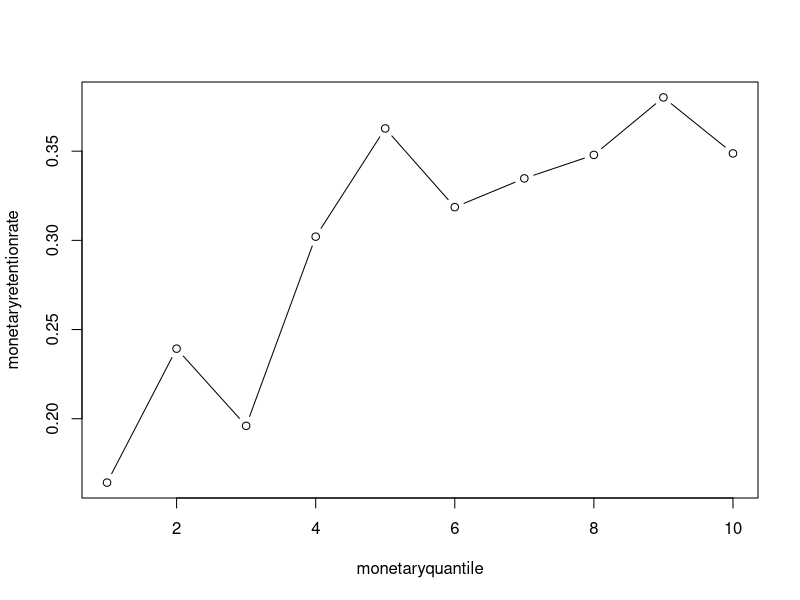
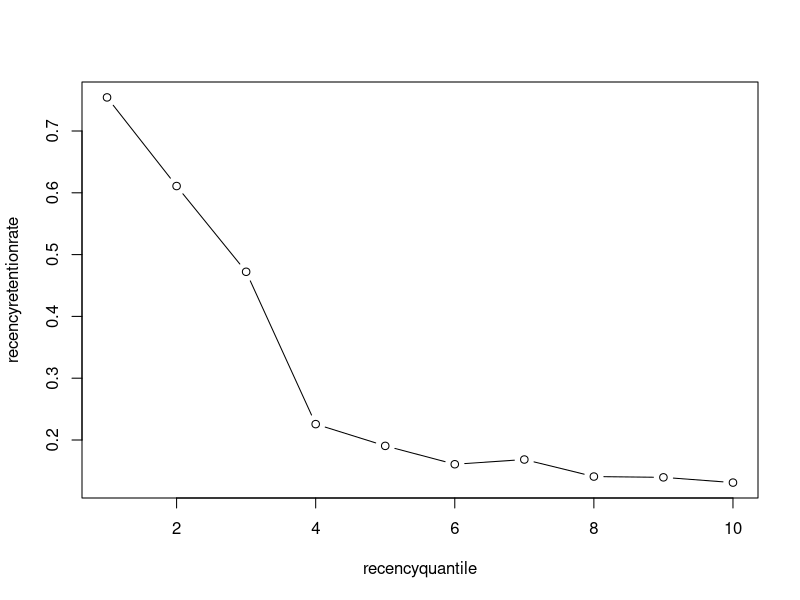
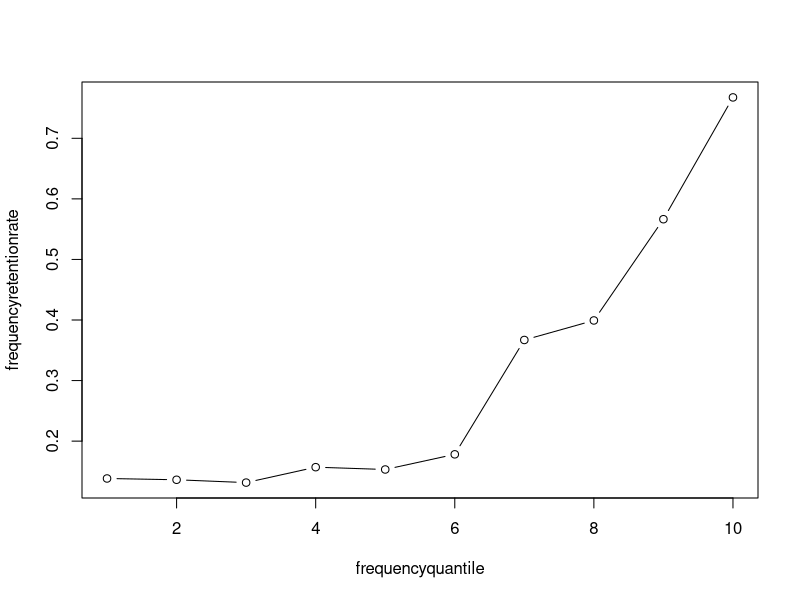
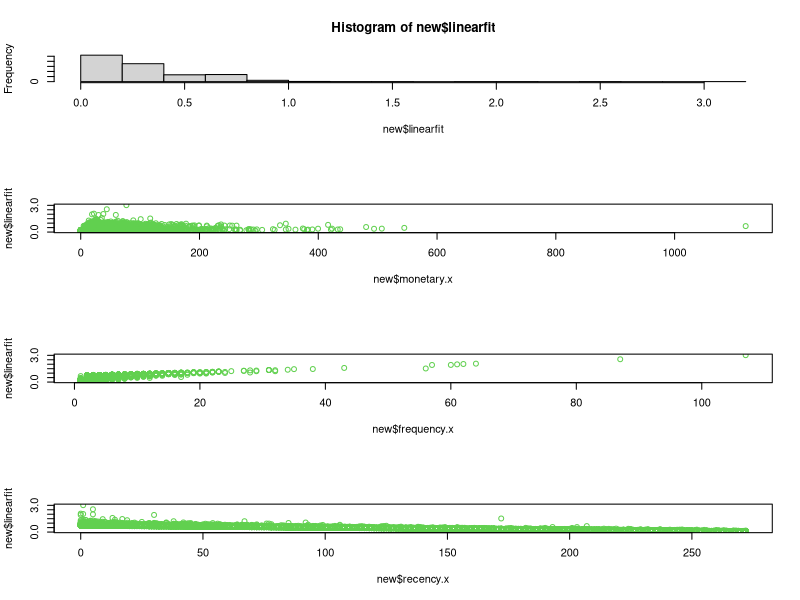
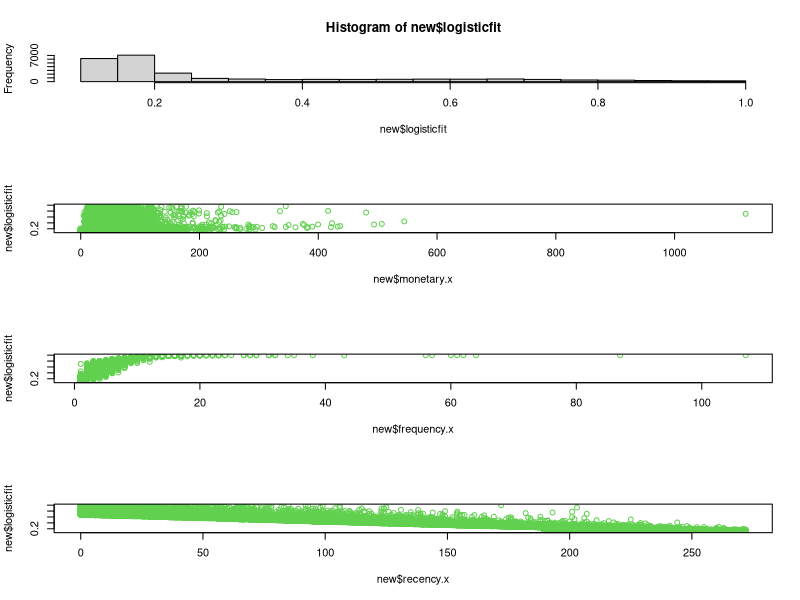
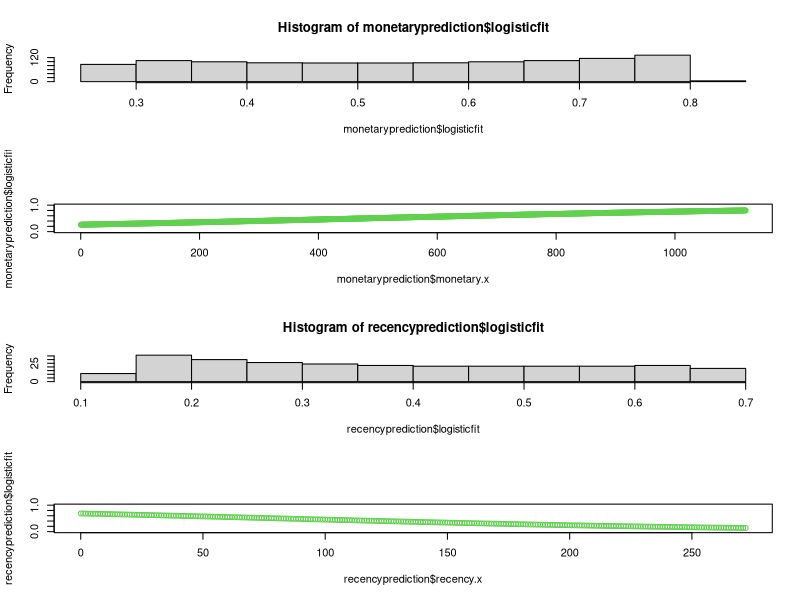
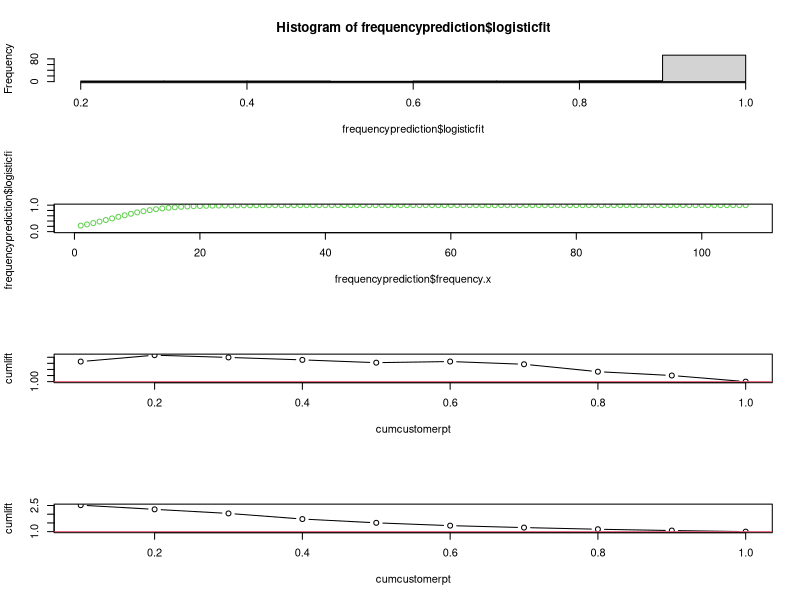
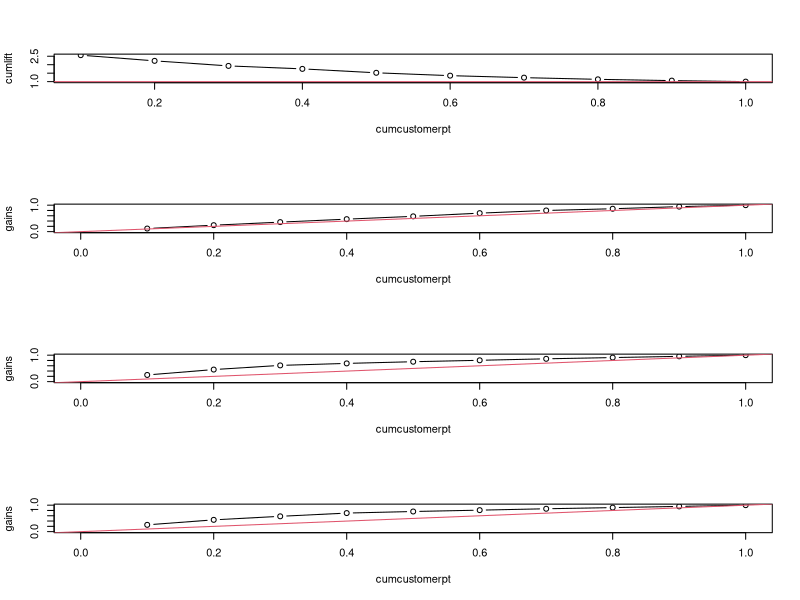

Write R code to recreate these figures, in order.

#set working directory
library(data.table)
#install.packages("dplyr")
library(dplyr)

#load transaction data and retention data
CDNow<-fread("cdnow_students_transaction.csv")

str(CDNow)

#specify date format for dat column
CDNow$DATE<-as.Date(CDNow$DATE,format="%m/%d/%y")
CDNow[, DATE:=as.Date(DATE,format="%m/%d/%y")]
str(CDNow)
table(is.na(CDNow))

#split the data into calibration and validation samples at 9/30/97
date.cutoff<-as.Date(c("1997-09-30"))
CDNow.calibration<-CDNow[CDNow$DATE<=date.cutoff,]
CDNow.validation<-CDNow[CDNow$DATE>date.cutoff,]

# create new data frames that aggregate info at per ID level
# monetary = average spend
# frequency = number of separate orders
# lastpurchase = date of most recent purchase
# numcds = average number of CDs ordered
new.calibration <- CDNow.calibration[,list(monetary=mean(DOLLARS),
                                           frequency=length(DOLLARS),
                                           lastpurchase=as.Date(max(DATE)),
                                           recency=as.numeric(max(CDNow.calibration$DATE)-max(DATE)),
                                           numcds=sum(CDS)),
                                     by=c("ID")]
new.validation <- CDNow.validation[,list(monetary=mean(DOLLARS),
                                           frequency=length(DOLLARS),
                                           lastpurchase=as.Date(max(DATE)),
                                           recency=as.numeric(max(CDNow.validation$DATE)-max(DATE)),
                                           numcds=sum(CDS)),
                                     by=c("ID")]


#Merge calibration and validation samples into wide format where NAs in the validation indicate not being retained
new<-merge(new.calibration, new.validation, by = c("ID"), all.x = TRUE)
                                
#creates another column which returns a 1 if customer purchases in the validation period, 0 otherwise
new[,retained:=as.numeric(!is.na(new$monetary.y))]



# decile analysis
new[, monetaryquantile:=ntile(monetary.x,10)]
new[, recencyquantile:=ntile(recency.x,10)]
new[, frequencyquantile:=ntile(frequency.x,10)]
new[, table(monetaryquantile)]
new[, table(recencyquantile)]
new[, table(frequencyquantile)]

decileplot_monetary <- new[, list(monetaryquantile,monetaryretentionrate=mean(retained)),by=monetaryquantile]
decileplot_recency <- new[, list(recencyquantile,recencyretentionrate=mean(retained)),by=recencyquantile]
decileplot_frequency <- new[, list(frequencyquantile,frequencyretentionrate=mean(retained)),by=frequencyquantile]


decileplot_monetary[order(monetaryquantile),plot(monetaryquantile,monetaryretentionrate,type="b")]
decileplot_recency[order(recencyquantile),plot(recencyquantile,recencyretentionrate,type="b")]
decileplot_frequency[order(frequencyquantile),plot(frequencyquantile,frequencyretentionrate,type="b")]



#Linear regression
new.linearfit <-lm(retained ~ recency.x + frequency.x + monetary.x, data=new)
summary(new.linearfit)
new[, linearfit:=predict(new.linearfit, type="response")]

par(mfrow=c(4,1))
hist(new$linearfit)
plot(new$monetary.x,new$linearfit,col=3);#abline(lm(linearfit~monetary.x,data=new),col=2);
plot(new$frequency.x,new$linearfit,col=3);#abline(lm(linearfit~frequency.x,data=new),col=2);
plot(new$recency.x,new$linearfit,col=3);#abline(lm(linearfit~recency.x,data=new),col=2);


#monetaryprediction = expand.grid(recency.x=mean(new$recency.x),
#                                 frequency.x=mean(new$frequency.x),
#                                 monetary.x=seq(min(new$monetary.x),max(new$monetary.x)))
#monetaryprediction$linearfit <- predict(new.linearfit, monetaryprediction,type="response")
#hist(monetaryprediction$linearfit)
#plot(monetaryprediction$monetary.x,monetaryprediction$linearfit,col=3);#abline(lm(linearfit~monetary.x,data=new),col=2);


#logistic regression
new.logisticfit <- glm(retained ~ recency.x + frequency.x + monetary.x, data=new, family =binomial(link = "logit"))
summary(new.logisticfit)
new[, logisticfit:=predict(new.logisticfit, type="response")]

par(mfrow=c(4,1))
hist(new$logisticfit)
plot(new$monetary.x,new$logisticfit,col=3)
plot(new$frequency.x,new$logisticfit,col=3)
plot(new$recency.x,new$logisticfit,col=3)

monetaryprediction = expand.grid(recency.x=mean(new$recency.x),
                                 frequency.x=mean(new$frequency.x),
                                 monetary.x=seq(min(new$monetary.x),max(new$monetary.x)))
monetaryprediction$logisticfit <- predict(new.logisticfit, monetaryprediction,type="response")
hist(monetaryprediction$logisticfit)
plot(monetaryprediction$monetary.x,monetaryprediction$logisticfit,col=3,ylim=c(0,1))


recencyprediction = expand.grid(recency.x=seq(min(new$recency.x),max(new$recency.x)),
                                 frequency.x=mean(new$frequency.x),
                                 monetary.x=mean(new$monetary.x))
recencyprediction$logisticfit <- predict(new.logisticfit, recencyprediction,type="response")
hist(recencyprediction$logisticfit)
plot(recencyprediction$recency.x,recencyprediction$logisticfit,col=3,ylim=c(0,1))


frequencyprediction = expand.grid(recency.x=mean(new$recency.x),
                                frequency.x=seq(min(new$frequency.x),max(new$frequency.x)),
                                monetary.x=mean(new$monetary.x))
frequencyprediction$logisticfit <- predict(new.logisticfit, frequencyprediction,type="response")
hist(frequencyprediction$logisticfit)
plot(frequencyprediction$frequency.x,frequencyprediction$logisticfit,col=3,ylim=c(0,1))



# cumulative lift chart 
new[, monetaryquantile:=ntile(monetary.x,10)]
new[, recencyquantile:=ntile(recency.x,10)]
new[, frequencyquantile:=ntile(frequency.x,10)]
new[, table(monetaryquantile)]
new[, table(recencyquantile)]
new[, table(frequencyquantile)]

# by monetary dimension
cumlift_monetary <- new[, list(monetaryquantile,retained=sum(retained),n=length(retained)),by=monetaryquantile]
setorder(cumlift_monetary,-monetaryquantile)
cumlift_monetary[,cumlift:=(cumsum(retained)/cumsum(n))/(sum(retained)/sum(n))]
cumlift_monetary[,cumcustomerpt:=cumsum(n)/sum(n)]
cumlift_monetary[,plot(cumcustomerpt,cumlift,type="b")]
abline(h=1,col=2)

# by recency dimension
cumlift_recency <- new[, list(recencyquantile,retained=sum(retained),n=length(retained)),by=recencyquantile]
setorder(cumlift_recency,recencyquantile)
cumlift_recency[,cumlift:=(cumsum(retained)/cumsum(n))/(sum(retained)/sum(n))]
cumlift_recency[,cumcustomerpt:=cumsum(n)/sum(n)]
cumlift_recency[,plot(cumcustomerpt,cumlift,type="b")]
abline(h=1,col=2)

# by frequency dimension
cumlift_frequency <- new[, list(frequencyquantile,retained=sum(retained),n=length(retained)),by=frequencyquantile]
setorder(cumlift_frequency,-frequencyquantile)
cumlift_frequency[,cumlift:=(cumsum(retained)/cumsum(n))/(sum(retained)/sum(n))]
cumlift_frequency[,cumcustomerpt:=cumsum(n)/sum(n)]
cumlift_frequency[,plot(cumcustomerpt,cumlift,type="b")]
abline(h=1,col=2)


# gain chart
# by monetary dimension
gains_monetary <- new[, list(monetaryquantile,retained=sum(retained),n=length(retained)),by=monetaryquantile]
setorder(gains_monetary,-monetaryquantile)
gains_monetary[,gains:=cumsum(retained)/sum(retained)]
gains_monetary[,cumcustomerpt:=cumsum(n)/sum(n)]
gains_monetary[,plot(cumcustomerpt,gains,type="b",ylim=c(0,1),xlim=c(0,1))]
abline(0,1,col=2)

# by recency dimension
gains_recency <- new[, list(recencyquantile,retained=sum(retained),n=length(retained)),by=recencyquantile]
setorder(gains_recency,recencyquantile)
gains_recency[,gains:=cumsum(retained)/sum(retained)]
gains_recency[,cumcustomerpt:=cumsum(n)/sum(n)]
gains_recency[,plot(cumcustomerpt,gains,type="b",ylim=c(0,1),xlim=c(0,1))]
abline(0,1,col=2)

# by frequency dimension
gains_frequency <- new[, list(frequencyquantile,retained=sum(retained),n=length(retained)),by=frequencyquantile]
setorder(gains_frequency,-frequencyquantile)
gains_frequency[,gains:=cumsum(retained)/sum(retained)]
gains_frequency[,cumcustomerpt:=cumsum(n)/sum(n)]
gains_frequency[,plot(cumcustomerpt,gains,type="b",ylim=c(0,1),xlim=c(0,1))]
abline(0,1,col=2)
